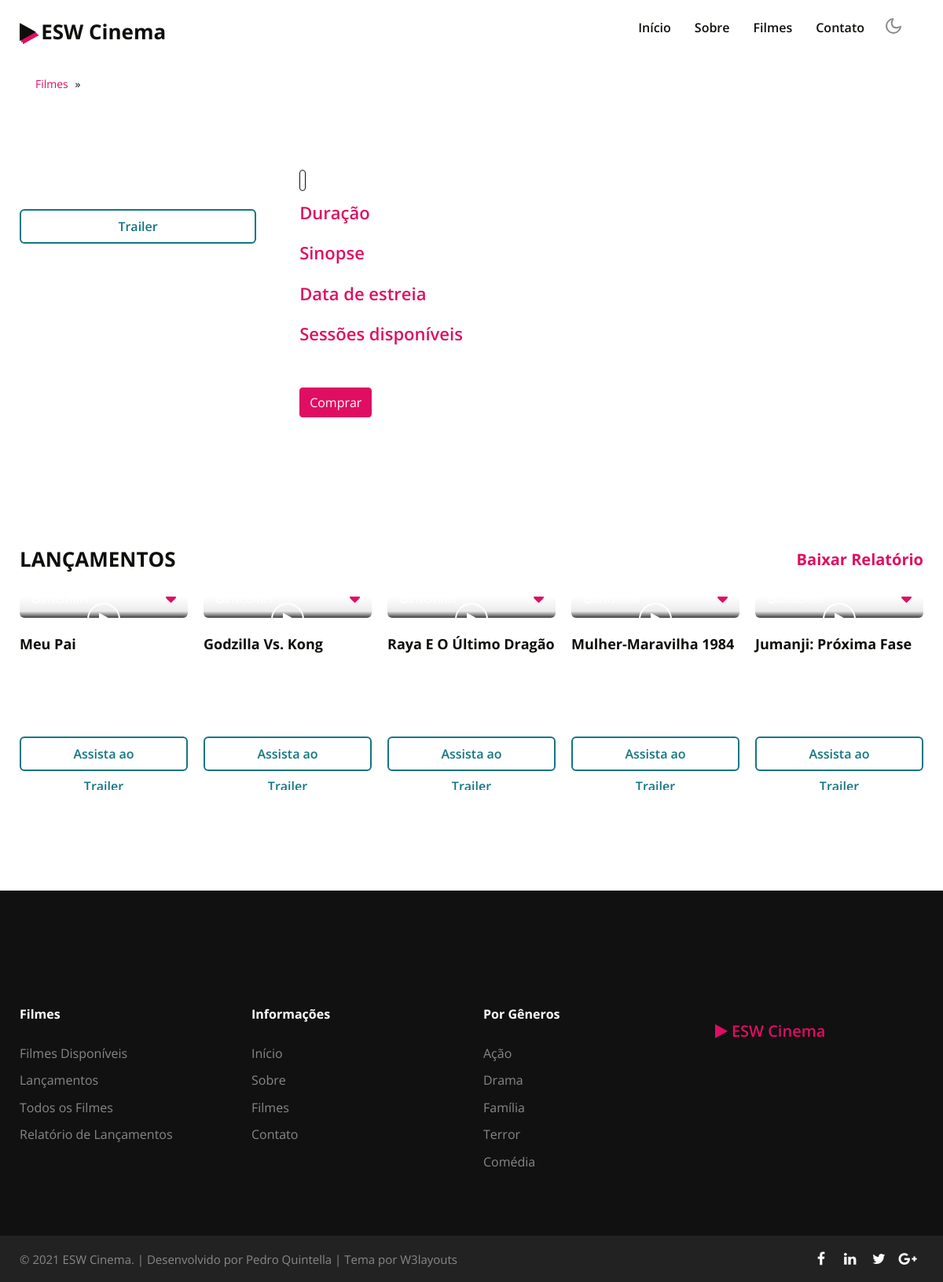
The page /filme-detalhe/10/ on the database as committed earlier.
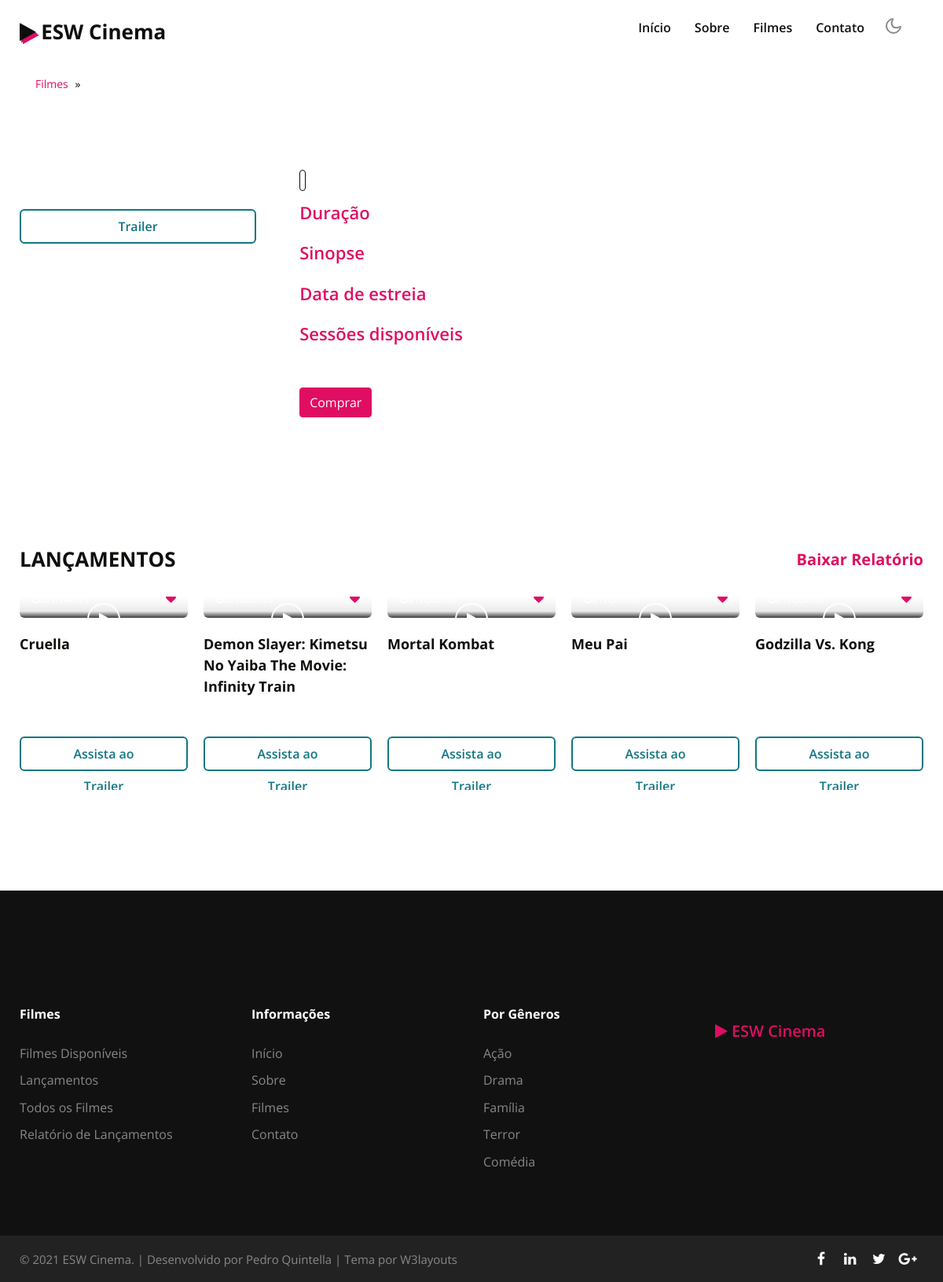
The same page on the database as committed later.
### application/models.py (models this page shows, shortened)
class Filme(models.Model):
    titulo = models.CharField(_('Título'), max_length=200)
    cartaz = StdImageField(_('Cartaz'), null=True, blank=True, upload_to=get_file_path, variations={'thumb': {'width': 240, 'height': 356, 'crop': True}})
    duracao = models.CharField(_('Duração'), max_length=8, help_text=_('Use este formato: 02h30min'))
    sinopse = models.TextField(_('Sinopse'), max_length=1000)
    trailer = models.URLField(_('Trailer'), null=True, blank=True)
    dataEstreia = models.DateField(_('Data de Estreia'), null=True, blank=True, help_text=_('Use este formato: DD/MM/AAAA'))
    genero = models.ForeignKey(Genero, null=True, on_delete=models.DO_NOTHING)
    class Meta:
        verbose_name = _('Filme')
        verbose_name_plural = _('Filmes')
        ordering = ['id']

### application/views.py (the view)
# urls.py: path('filme-detalhe/<int:id>/', FilmeDetalheView.as_view(), name='filme-detalhe'),
class FilmeDetalheView(ListView):
    template_name = 'movie-detail.html'
    model = Sessao
    paginate_by = 9
    ordering = ['data']
    def get_context_data(self, **kwargs):
        context = super(FilmeDetalheView, self).get_context_data(**kwargs)
        id = self.kwargs['id']
        context['filme'] = Filme.objects.filter(id=id).first
        context['lancamentos'] = Filme.objects.order_by('-dataEstreia')[0:6]
        return context
    def get_queryset(self):
        id = self.kwargs['id']
        return Sessao.objects.filter(filme_id=id).order_by('data')

### application/templates/movie-detail.html (shortened to what this page needs)
{% extends 'base.html' %}
{% load i18n %}
{% load static %}
{% block content %}
	<div class="breadcrumbs-padding">
        <div class="w3l-breadcrumbs">
            <nav id="breadcrumbs" class="breadcrumbs">
                <div class="container page-wrapper">
                    <a href="{% url 'filmes' %}">{% trans 'Filmes' %}</a> »
                </div>
            </nav>
        </div>
    </div>
    <section class="w3l-grids">
        <div class="grids-main movie-detail-padding">
            <div id="movie-detail" class="container py-lg-3">
                <div class="movie-details">
                        <div class="item vhny-grid">
                            <div id="box-movie-detail" class="box16">
                                <figure>
                                </figure>
                            </div>
                            <div class="button-center text-center mt-4">
								<a href="{{ filme.trailer }}" class="btn watch-button">{% trans 'Trailer' %}</a>
							</div>
                        </div>
                        <div class="details-div">
                            <div class="movie-genre-div">
                                <a href="{% url 'filmes' %}" class="movie-genre">{{ filme.genero }}</a>
                            </div>
                            <div>
                                <h3 class="title-style">{% trans 'Duração' %}</h3>
                            </div>
                            <div>
                                <h3 class="title-style">{% trans 'Sinopse' %}</h3>
                            </div>
                            <div>
                                <h3 class="title-style">{% trans 'Data de estreia' %}</h3>
                            </div>
                            <div>
                                <h3 class="title-style">{% trans 'Sessões disponíveis' %}</h3>
                                <form class="session-form">
                                    <button type="submit" class="btn btn-primary buy-button">{% trans 'Comprar' %}</button>
                                </form>
                            </div>
                        </div>
                </div>
            </div>
            <div class="container py-lg-3">
				<div class="headerhny-title">
					<div class="w3l-title-grids">
						<div class="headerhny-left">
							<h3 class="hny-title">{% trans 'Lançamentos' %}</h3>
						</div>
						<div class="headerhny-right text-lg-right">
							<h4><a class="show-title" href="{% url 'relatorio-filmes' %}" target="_blank">{% trans 'Baixar Relatório' %}</a></h4>
						</div>
					</div>
				</div>
				<div class="owl-three owl-carousel owl-theme">
					{% for lancamento in lancamentos %}
						<div class="item vhny-grid">
							<div class="box16 mb-0">
								<a href="{% url 'filme-detalhe' id=lancamento.id %}">
									<figure>
									</figure>
									<div class="box-content">
										<h4> <span class="post"><span class="fa fa-clock-o"> </span>{{ lancamento.duracao }}
											</span>
											<span class="post fa fa-heart text-right"></span>
										</h4>
									</div>
									<span class="fa fa-play video-icon" aria-hidden="true"></span>
								</a>
							</div>
							<h3> <a class="title-gd" href="{% url 'filme-detalhe' id=lancamento.id %}">{{ lancamento.titulo }}</a></h3>
							<div class="button-center text-center mt-4">
								<a href="{{ lancamento.trailer }}" class="btn watch-button">{% trans 'Assista ao Trailer' %}</a>
							</div>
						</div>
					{% endfor %}
				</div>
			</div>
        </div>
    </section>
{% endblock %}

### application/templates/base.html (shortened to what this page needs)
{% load static %}
{% load bootstrap4 %}
<!DOCTYPE html>
<html lang="{{ lang }}">
<head>
	<link rel="stylesheet" href="{% static 'css/style-starter.css' %}">
</head>
<body>
	<header id="site-header" class="w3l-header fixed-top">
			{% include 'navbar.html' %}
	</header>
    {% block content %} {% endblock %}
		{% include 'footer.html' %}
</body>
</html>

### application/templates/navbar.html (shortened to what this page needs)
{% load i18n %}
{% load static %}
		<nav class="navbar navbar-expand-lg navbar-light fill px-lg-0 py-0 px-3">
			<div class="container">
				<h1><a class="navbar-brand" href="{% url 'index' %}"><span class="fa fa-play icon-log"
							aria-hidden="true"></span>
						ESW Cinema </a></h1>
				<div class="collapse navbar-collapse" id="navbarSupportedContent">
					<ul class="navbar-nav ml-auto">
						<li class="nav-item active">
							<a class="nav-link" href="{% url 'index' %}">{% trans 'Início' %}</a>
						</li>
						<li class="nav-item">
							<a class="nav-link" href="{% url 'sobre' %}">{% trans 'Sobre' %}</a>
						</li>
						<li class="nav-item">
								<a class="nav-link" href="{% url 'filmes' %}">{% trans 'Filmes' %}</a>
						</li>
						<li class="nav-item">
								<a class="nav-link" href="{% url 'contato' %}">{% trans 'Contato' %}</a>
						</li>
					</ul>
				</div>
				<div class="mobile-position">
					<nav class="navigation">
						<div class="theme-switch-wrapper">
							<label class="theme-switch" for="checkbox">
								<div class="mode-container">
									<i class="gg-moon"></i>
								</div>
							</label>
						</div>
					</nav>
				</div>
			</div>
		</nav>

### application/templates/footer.html (shortened to what this page needs)
{% load i18n %}
{% load static %}
    <footer class="w3l-footer">
		<section class="footer-inner-main">
			<div class="footer-hny-grids py-5">
				<div class="container py-lg-4">
					<div class="text-txt">
						<div class="right-side">
							<div class="row footer-about">
								<div class="col-md-3 col-6 footer-img mb-lg-0 mb-4">
								</div>
								<div class="col-md-3 col-6 footer-img mb-lg-0 mb-4">
								</div>
								<div class="col-md-3 col-6 footer-img mb-lg-0 mb-4">
								</div>
								<div class="col-md-3 col-6 footer-img mb-lg-0 mb-4">
								</div>
							</div>
							<div class="row footer-links">
								<div class="col-md-3 col-sm-6 sub-two-right mt-5">
									<h6>{% trans 'Filmes' %}</h6>
									<ul>
										<li><a href="{% url 'index' %}">{% trans 'Filmes Disponíveis' %}</a></li>
										<li><a href="{% url 'index' %}">{% trans 'Lançamentos' %}</a></li>
										<li><a href="{% url 'filmes' %}">{% trans 'Todos os Filmes' %}</a></li>
										<li><a href="{% url 'relatorio-filmes' %}" target="_blank">{% trans 'Relatório de Lançamentos' %}</a></li>
									</ul>
								</div>
								<div class="col-md-3 col-sm-6 sub-two-right mt-5">
									<h6>{% trans 'Informações' %}</h6>
									<ul>
										<li><a href="{% url 'index' %}">{% trans 'Início' %}</a> </li>
										<li><a href="{% url 'sobre' %}">{% trans 'Sobre' %}</a> </li>
										<li><a href="{% url 'filmes' %}">{% trans 'Filmes' %}</a> </li>
										<li><a href="{% url 'contato' %}">{% trans 'Contato' %}</a> </li>
									</ul>
								</div>
								<div class="col-md-3 col-sm-6 sub-two-right mt-5">
									<h6>{% trans 'Por Gêneros' %}</h6>
									<ul>
										<li><a href="{% url 'filmes' %}">{% trans 'Ação' %}</a></li>
										<li><a href="{% url 'filmes' %}">{% trans 'Drama' %}</a></li>
										<li><a href="{% url 'filmes' %}">{% trans 'Família' %}</a></li>
										<li><a href="{% url 'filmes' %}">{% trans 'Terror' %}</a></li>
										<li><a href="{% url 'filmes' %}">{% trans 'Comédia' %}</a></li>
									</ul>
								</div>
								<div class="col-md-3 col-sm-6 sub-two-right mt-5">
									<h1><a class="navbar-brand" href="{% url 'index' %}"><span class="fa fa-play icon-log"
							aria-hidden="true"></span>
						ESW Cinema  </a></h1>
								</div>
							</div>
						</div>
					</div>
				</div>
			</div>
			<div class="below-section">
				<div class="container">
					<div class="copyright-footer">
						<div class="columns text-lg-left">
							<p>&copy; 2021 ESW Cinema. | Desenvolvido por <a href="https://www.linkedin.com/in/pedro-bonatti-quintella">Pedro Quintella</a> | Tema por <a
									href="https://w3layouts.com">W3layouts</a></p>
						</div>
						<ul class="social text-lg-right">
							<li><a href="#facebook"><span class="fa fa-facebook" aria-hidden="true"></span></a>
							</li>
							<li><a href="#linkedin"><span class="fa fa-linkedin" aria-hidden="true"></span></a>
							</li>
							<li><a href="#twitter"><span class="fa fa-twitter" aria-hidden="true"></span></a>
							</li>
							<li><a href="#google"><span class="fa fa-google-plus" aria-hidden="true"></span></a>
							</li>
						</ul>
					</div>
				</div>
			</div>
		</section>
	</footer>

Rows that differ between the two databases and show on the page:
no longer on this page (row edited): Filme: titulo "Raya E O Último Dragão"
no longer on this page (row edited): Filme: titulo "Mulher-Maravilha 1984"
no longer on this page (row edited): Filme: titulo "Jumanji: Próxima Fase"
added Filme: titulo "Cruella"
added Filme: titulo "Demon Slayer: Kimetsu No Yaiba The Movie: Infinity Train"
added Filme: titulo "Mortal Kombat"
